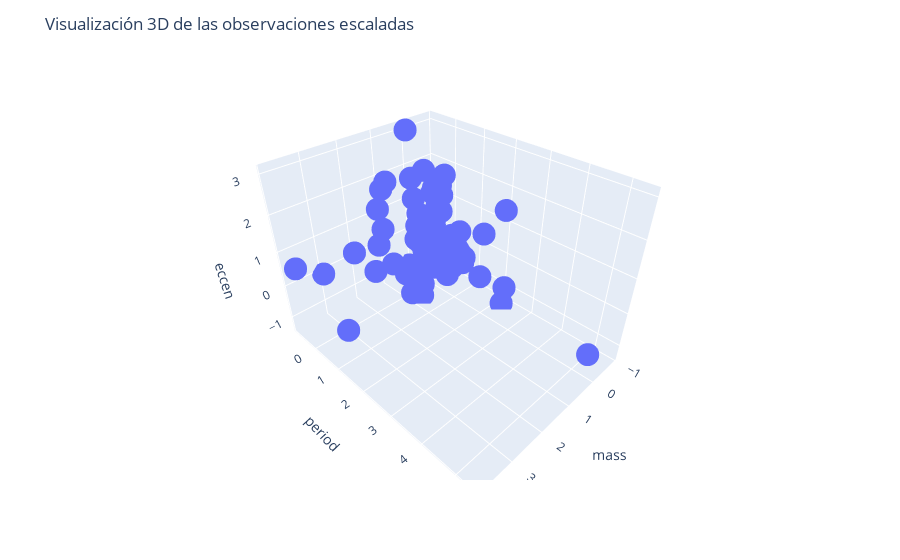

Notebook source saved alongside this figure:
### Code cell
fig = px.scatter_3d(df_standard, x='mass', y='period', z='eccen')
fig.update_layout(title='Visualización 3D de las observaciones escaladas')
fig.show()
